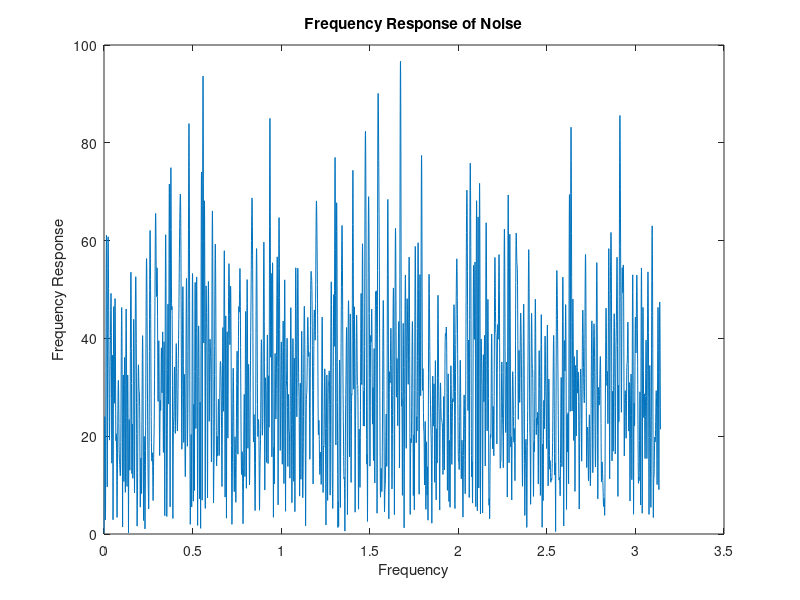
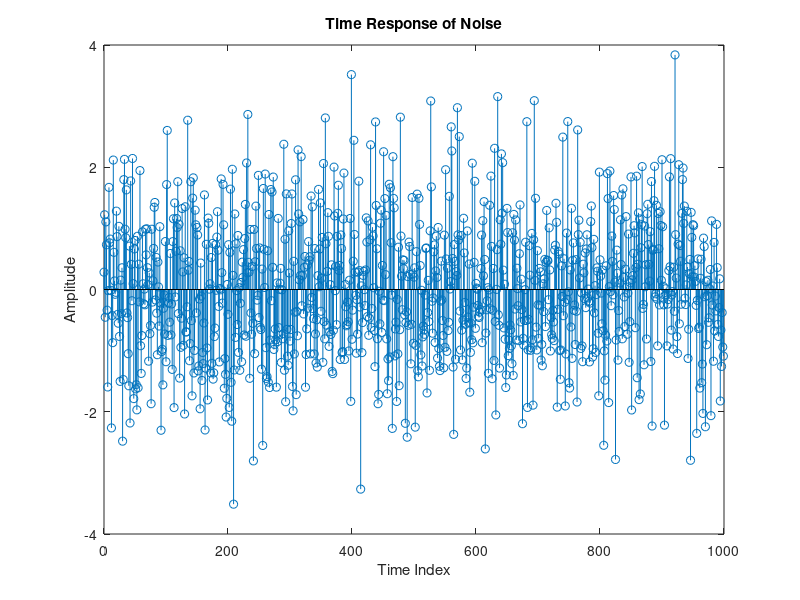
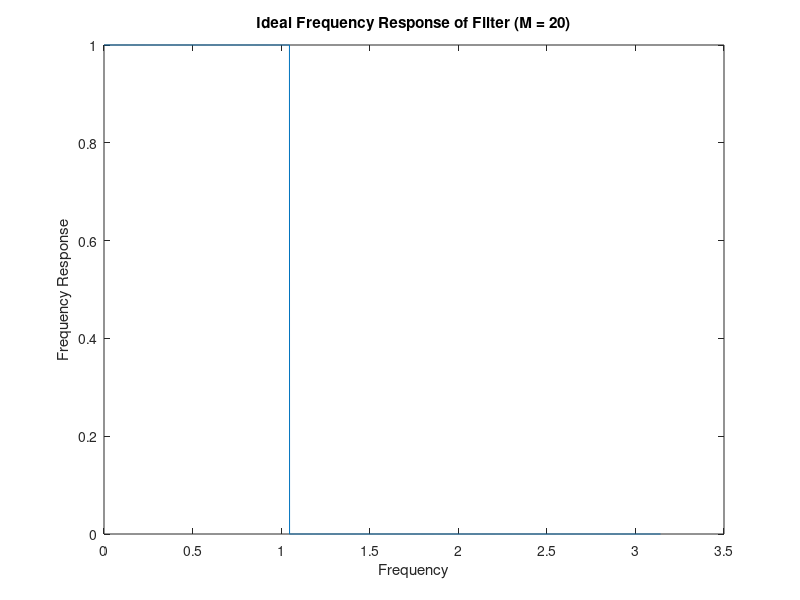
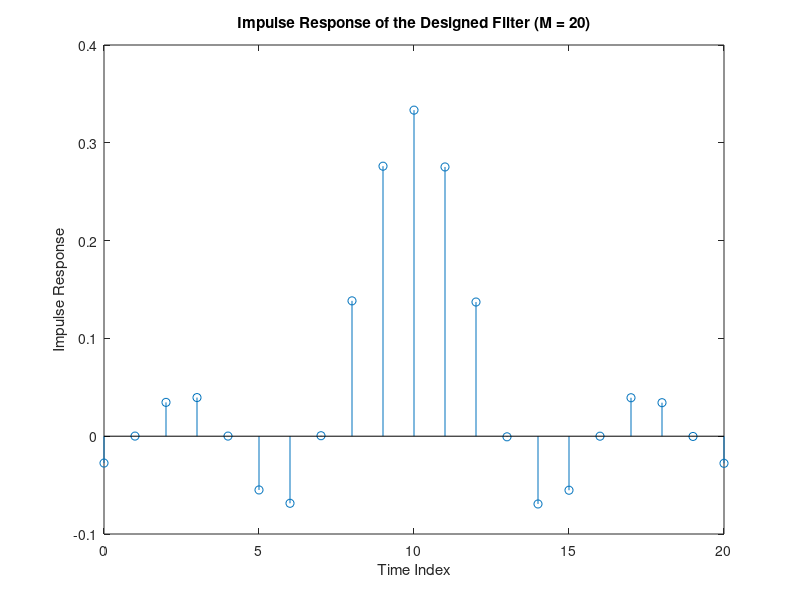

Reproduce these figures in MATLAB, in order.
%% Part 1: The truncation method of FIR design (a) (b) (c) (d) (e)
% note: running this will generate 29 plots

num_samples = 10000;
w_c = pi/3; % cutoff frequency
f_c = w_c/(2*pi);
t_id = 1; % ideal group delay
w = linspace(0,2*pi,num_samples);
plot_idx = abs(w) <= pi;
w_plot = w(plot_idx);
M_values = [20, 50, 150]; % filter orders
noise = wgn(1000, 1, 1);
noise_DFT = fft(noise, num_samples); % this gets plotted last

% plot of the DFT of noise before filtering
figure;
plot(w_plot,abs(noise_DFT(plot_idx)));
xlabel('Frequency')
ylabel('Frequency Response')
title('Frequency Response of Noise')
% time-domain plot of noise before filtering
figure;
stem(0:length(noise)-1,noise);
xlabel('Time Index')
ylabel('Amplitude')
title('Time Response of Noise')

for M = M_values
    N = M + 1; % number of samples
    % design ideal filter
    H_id = exp(-1j*0.5*w*(N-1)); % ideal frequency response
    H_id(abs(w) > w_c & abs(w) < 2*pi-w_c) = 0; % set values after w_c to 0

    figure;
    plot(w_plot,abs(H_id(plot_idx)));
    xlabel('Frequency')
    ylabel('Frequency Response')
    title(['Ideal Frequency Response of Filter (M = ' num2str(M) ')'])

    h_id = ifft(H_id); % ideal impulse response
    % truncation method
    n = 0:N-1;
    h = h_id(1:N); % truncation (rectangular window)
    figure;
    stem(n,h);
    xlabel('Time Index')
    ylabel('Impulse Response')
    title(['Impulse Response of the Designed Filter (M = ' num2str(M) ')'])
    
    H = fft(h, num_samples); % frequency response of truncated filter
    figure;
    plot(w_plot,abs(H(plot_idx)));
    xlabel('Frequency')
    ylabel('Frequency Response')
    title(['Frequency Response of the Designed Filter (M = ' num2str(M) ')'])
    figure;
    plot(w_plot,unwrap(angle(H(plot_idx))));
    xlabel('Frequency')
    ylabel('Phase of Frequency Response')
    title(['Phase of Frequency Response of the Designed Filter (M = ' num2str(M) ')'])
    
    %design filter using firls()
    b = firls(M, [0, 1/3, 1/3, 1], [1, 1, 0, 0]); % filter design using firls
    figure;
    freqz(b,1)
    title(['Frequency Response of the Designed Filter using firls() (M = ' num2str(M) ')'])

    % filter noise using conv()
    h_noise = conv(h, noise);
    H_noise = fft(h_noise, num_samples);
    figure;
    plot(w_plot,abs(H_noise(plot_idx)));
    xlabel('Frequency')
    ylabel('Frequency Response')
    title(['Frequency Response of Noise After Filter Using conv() (M = ' num2str(M) ')'])
    figure;
    stem(0:length(h_noise)-1,h_noise);
    xlabel('Time Index')
    ylabel('Amplitude')
    title(['Time Response of Noise After Filter Using conv() (M = ' num2str(M) ')'])
    % filter noise using filter()
    h_noise = filter(h, 1, noise);
    H_noise = fft(h_noise, num_samples);
    figure;
    plot(w_plot,abs(H_noise(plot_idx)));
    xlabel('Frequency')
    ylabel('Frequency Response')
    title(['Frequency Response of Noise After Filter Using filter() (M = ' num2str(M) ')'])
    figure;
    stem(0:length(h_noise)-1,h_noise);
    xlabel('Time Index')
    ylabel('Amplitude')
    title(['Time Response of Noise After Filter Using filter() (M = ' num2str(M) ')'])
end
